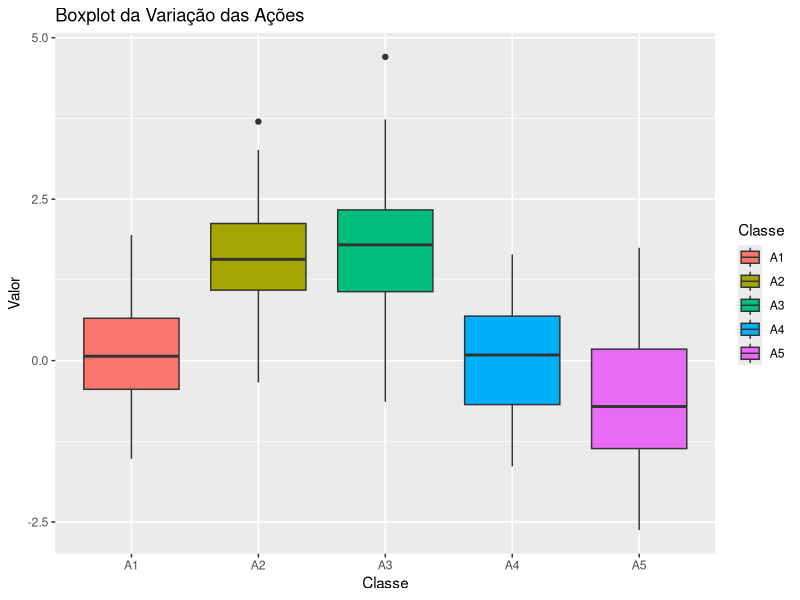
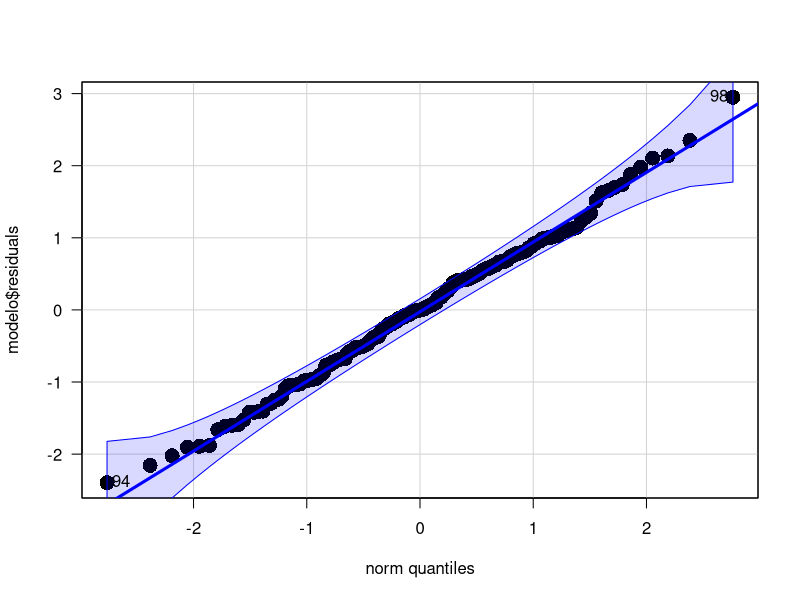
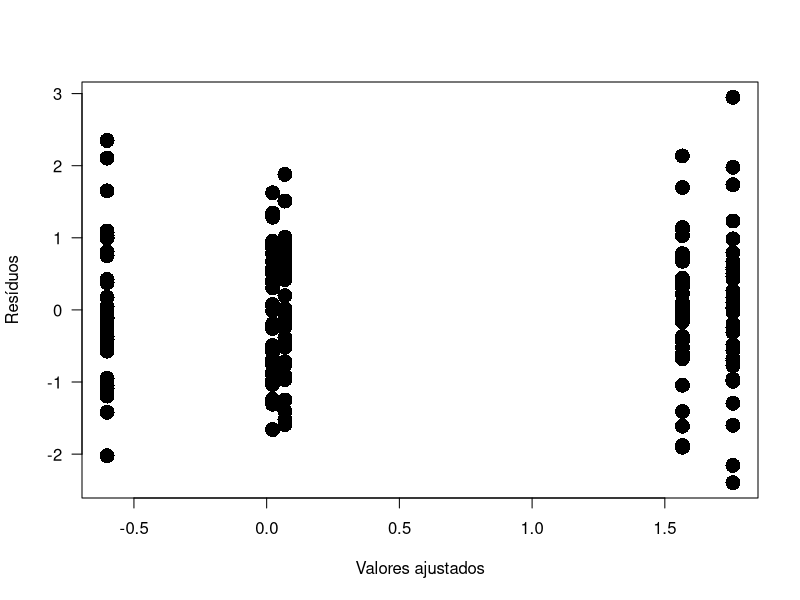
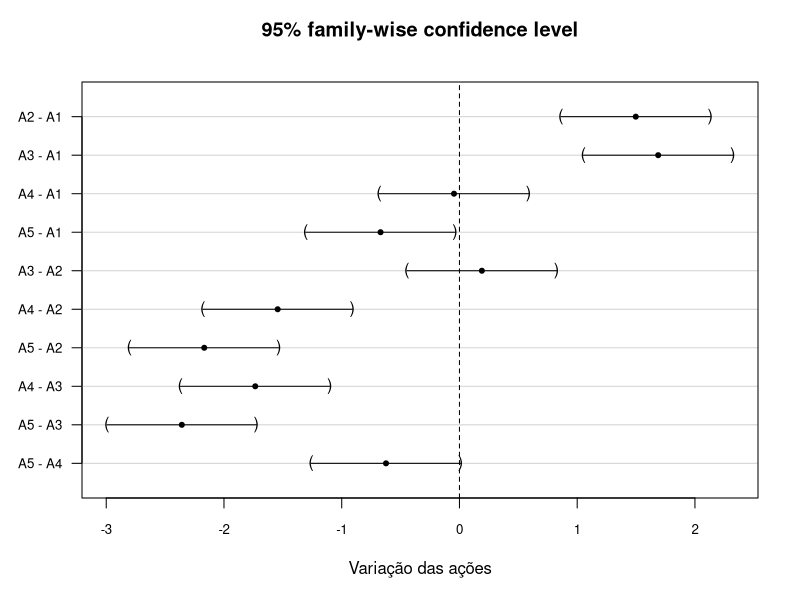

Recreate these plots in R, in order.
## ---- chunk 1

# Inicialização 

# Limpeza do workspace #

rm(list=ls())

# Verificação dos pacotes instalados #

packages_needed <- c("multcomp", "mvtnorm", "ggplot2", "car", "reshape2")
for (package_name in packages_needed) {
      if (!(package_name %in% rownames(installed.packages()))){
            install.packages(package_name)
      }
}

library(ggplot2)
library(car)
library(reshape2)
library(multcomp)
library(mvtnorm)

# Leitura e tratamento de dados -------------------------------------------

# Leitura do arquivo csv #

# dados <- Histórico de preços de fechamento
dados <- read.csv('DadosAcoesGrupoF.csv', header = FALSE)
# Tratamento dos dados #

# Ações <- Histórico variação mensal percentual
acoes <- matrix(nrow = 35, ncol = 5)
colnames(acoes) <- c("A1", "A2", "A3", "A4", "A5")

for(i in 1:35){
  
  acoes[i,] <- as.matrix((dados[i,] - dados[i+1,])/dados[i+1,] * 100)
  
}

# Premissas e parâmetros -------------------------------------------

amostras <- dim(acoes)[1]
grupos <- dim(acoes)[2]

alfa <- 0.05
beta <- 0.20 #Valor desejado

# Tamanho do efeito #

delta <- 1

# 1% de variação para ações de mesma volatilidade deve ser considerado relevante 

# Criar o boxplot com ggplot2 #

acoes_long <- melt(acoes, variable.name = "Classe", value.name = "Valor")
colnames(acoes_long)[colnames(acoes_long) == "Var2"] <- "Classe"

ggplot(acoes_long, aes(x = Classe, y = Valor, fill = Classe)) +
  geom_boxplot() +
  labs(title = "Boxplot da Variação das Ações", x = "Classe", y = "Valor") +
  theme(legend.position = "right")

## ---- chunk 2

# Teste inicial ----------------------------------------------------

modelo <- aov(Valor ~ Classe, data = acoes_long)
summary.aov(modelo)

# Se p-valor < alfa, rejeita H0
# Podemos rejeitar H0 em favor de H1, as ações são diferentes

## ---- chunk 3

# Teste de premissas -----------------------------------------------------

# Normalidade dos resíduos - Teste de Shapiro #

shapiro.test(modelo$residuals)

par(new = F)
qqPlot(modelo$residuals, 
       pch = 16, 
       lwd = 3, 
       cex = 2, 
       las = 1)

## ---- chunk 4

# Homoscedasticidade - Teste de Fligner-Killen #

fligner.test(Valor ~ Classe, data = acoes_long)

par(new = F)
plot(x    = modelo$fitted.values,
     y    = modelo$residuals,
     cex  = 2,
     las  = 1,
     pch  = 16,
     xlab = "Valores ajustados",
     ylab = "Resíduos")

## ---- chunk 5

# Independência - Teste de Durbin-Watson #

durbinWatsonTest(modelo)

## ---- chunk 6

# Cálculo do Número de amostras -------------

tau <- c(-delta / 2, 
         delta / 2, 
         rep(0, grupos - 2))

sigma <- max(sd(acoes[,1]),sd(acoes[,2]),sd(acoes[,3]),sd(acoes[,4]),sd(acoes[,5]))

vartau <- var(tau)

# Cálculo do número de amostras para o poder do teste
n_amostras <- power.anova.test(groups      = grupos, 
                               between.var = vartau, 
                               within.var  = sigma ^ 2, 
                               sig.level   = alfa, 
                               power       = 1 - beta)$n

# Exibindo o número de amostras necessário
cat("Número de amostras necessárias para poder de 80%:", n_amostras, "\n")

# Calculando o poder real do teste
beta_real <- 1 - power.anova.test(groups      = grupos, 
                                  between.var = vartau, 
                                  within.var  = sigma ^ 2, 
                                  sig.level   = alfa, 
                                  n           = amostras)$power

# Exibindo o poder real do teste
cat("Poder real do teste com o número atual de amostras:", 1-beta_real, "\n")

## ---- chunk 7

# Teste todos contra todos -----------------------------------------------------

# Rejeitamos H0, as ações são diferentes, e as premissas válidas

modelo_tct <- glht(modelo, linfct = mcp(Classe = "Tukey"))
modelo_tct_CI <- confint(modelo_tct, level = 0.95)

summary(modelo_tct_CI)
par(new = F)

# Gráfico
plot(modelo_tct_CI, 
     xlab       = "Variação das ações",
     cex.axis   = 0.8,    
     cex.lab    = 0.8,    
     cex        = 1.0)    
